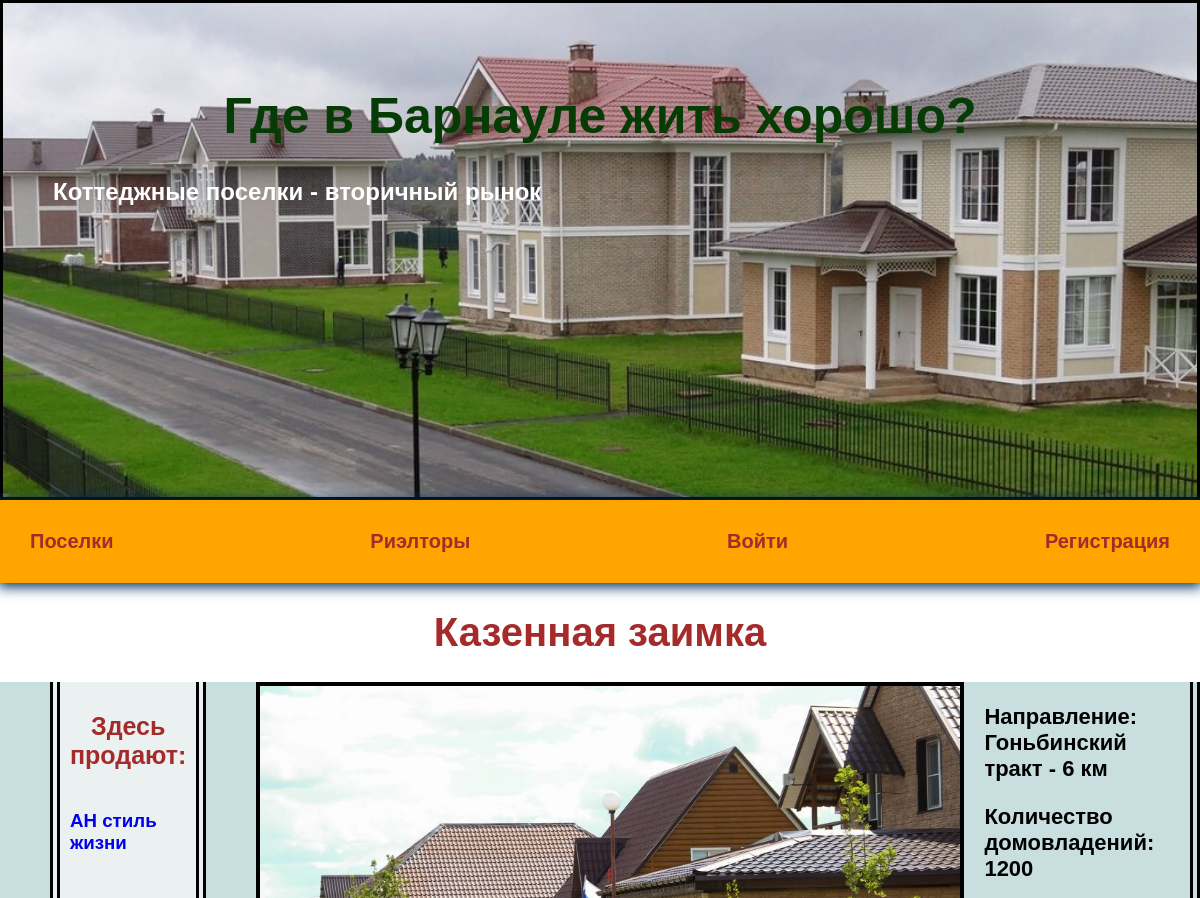
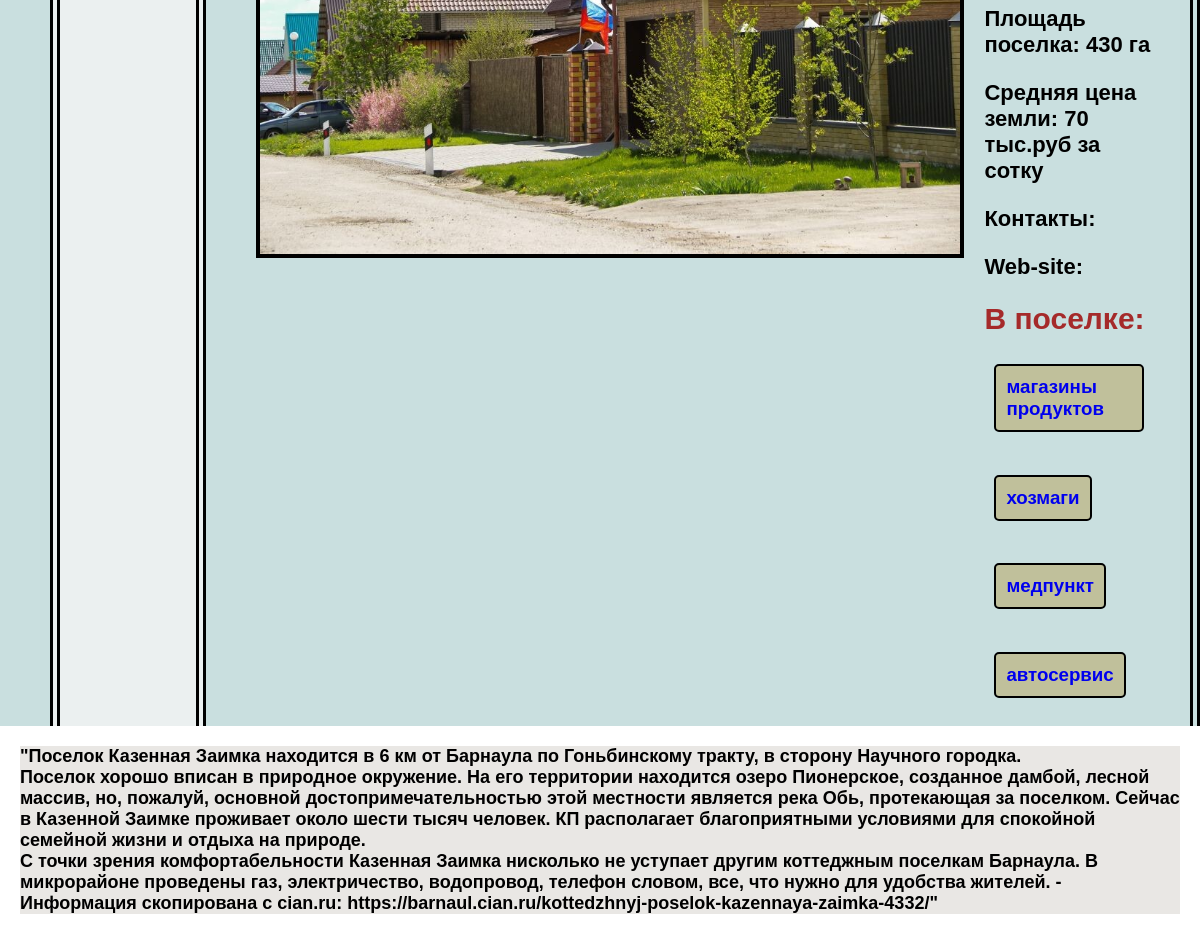
The app's page /village/12/ with its own data (2 pictures, top to bottom).
### villages/models.py (models this page shows, shortened)
class Village(models.Model):
    title = models.CharField(max_length=100)
    description = models.TextField()
    featured_image = models.ImageField(upload_to="villages", blank=True, default="default.jpg")
    direction = models.CharField(max_length=100)
    distance = models.IntegerField(default=0)
    quantity = models.IntegerField(default=0)
    square = models.IntegerField(default=0)
    land_price = models.IntegerField(default=0)
    contacts = models.CharField(max_length=200, blank=True)
    website = models.CharField(max_length=400, blank=True)
    vote_total = models.IntegerField(default=0)
    infrastructures = models.ManyToManyField('Infrastructure', blank=True)
    realtors = models.ManyToManyField(Realtor, blank=True)
    class Meta:
        ordering = ['title']
        verbose_name = 'посёлок'
        verbose_name_plural = "посёлки"

class Infrastructure(models.Model):
    name = models.CharField(max_length=200, blank=True)
    def __str__(self):
        return self.name
    class Meta:
        verbose_name = 'инфраструктуру'
        verbose_name_plural = 'инфраструктура'

### realtors/models.py (models this page shows, shortened)
class Cottage(models.Model):
    rlt = models.ForeignKey(Realtor, on_delete=models.CASCADE)
    village = models.CharField(max_length=100)
    adress = models.CharField(max_length=200)
    land_area = models.IntegerField(default=0)
    house_area = models.IntegerField(default=0)
    floors = models.IntegerField(default=1)
    walls = models.CharField(max_length=100)
    bedrooms = models.IntegerField(default=1)
    web_site = models.CharField(max_length=200, blank=True)
    price = models.IntegerField(default=0)
    def __str__(self):
        return self.adress
    class Meta:
        verbose_name = 'коттедж'
        verbose_name_plural = 'коттеджи'

class Realtor(models.Model):
    title = models.CharField(max_length=100)
    office_adress = models.CharField(max_length=200)
    description = models.TextField(blank=True)
    featured_image = models.ImageField(upload_to="realtors", blank=True, default="default.jpg")
    experience = models.IntegerField(default=0)
    contacts = models.CharField(max_length=200, blank=True)
    website = models.CharField(max_length=400, blank=True)
    whatsapp = models.CharField(max_length=100, blank=True)
    telegram = models.CharField(max_length=100, blank=True)
    class Meta:
        ordering = ['title']
        verbose_name = 'риелтор'
        verbose_name_plural = 'риелторы'

### villages/views.py (the view)
# urls.py: path('village/<str:pk>/', views.village, name="village"),
def village(request, pk):
    village.obj = Village.objects.get(id=pk)
    cottages = Cottage.objects.filter(village=village.obj.title)
    print(cottages)
    return render(request, 'villages/one_village.html', {'village': village.obj, 'cottages': cottages})

### villages/templates/villages/one_village.html
{% extends 'villages/base.html' %}
{% block content %}
<h1>{{ village.title }}</h1>
<div class="cards_one">
    <div class="cards_one_left">
        <h2>Здесь продают:</h2>
            <div class="realt">
                {% for realt in cottages %}
                <a href="{% url 'realtor' realt.rlt.id %}">
                    <h3>{{ realt.rlt.title }}</h3>
                </a>
                {% endfor %}
            </div>
    </div>
    <div class="cards_one_right">
        <div class="left">
            <img class="image_card_one" src="{{ village.featured_image.url }}" alt="image_card">
        </div>
        <div class="right">
            <p>Направление:<br>{{ village.direction }} - {{ village.distance }} км</p>
            <p>Количество домовладений: {{ village.quantity }}</p>
            <p>Площадь поселка: {{ village.square }} га</p>
            <p>Средняя цена земли: {{ village.land_price }} тыс.руб за сотку</p>
            <p>Контакты: {{ village.contacts }}</p>
            <p>Web-site: {{ village.website }}</p>
            <span>В поселке:</span>
                <div class="info">
                    {% for info in village.infrastructures.all %}
                    <a href="{% url 'villages' %}">
                    <h3>{{ info }}</h3>
                    </a>
                    {% endfor %}
                </div>
        </div>
    </div>
</div>
<div class="description">
<p>{{ village.description|linebreaks }}</p>
</div>
{% endblock %}

### realtors/static/css/style.css (style rules this page uses)
body { padding: 0; margin: 0; font-family: Arial, Helvetica, sans-serif; }
h1 { text-align: center; font-size: 40px; color: brown; }
h2 { color: white; }
a { text-decoration: none; }
.cards_one { padding: 0 50px; display: flex; border-right: 10px double black; background-color: rgb(201, 223, 223); }
.cards_one_left { width: 15%; padding: 10px; border-right: 10px double black; border-left: 10px double black; background-color: rgb(235, 240, 240); }
.cards_one_left h2 { margin-bottom: 40px; text-align: center; color: brown; font-size: 25px; }
.cards_one_right { padding: 0 50px; display: flex; }
.image_card_one { width: 700px; border: 4px solid black; margin-right: 20px; }
.right p { font-size: 22px; font-weight: bold; }
.info { display: flex; flex-wrap: wrap; margin: 10px; gap: 5px 10px; box-sizing: border-box; }
.info h3 { display: block; padding: 10px; border: 2px solid black; border-radius: 5px; background-color: rgb(192, 192, 155) }
.right span { font-size: 30px; font-weight: bold; color: brown; }
.description { display: block; margin: 20px; background-color:rgb(233, 231, 228); font-size: 18px; font-weight: bold; }

### records on screen
Village: title "Казенная заимка", featured_image (picture), direction "Гоньбинский тракт", distance "6", quantity "1200", square "430", land_price "70", description "\"Поселок Казенная Заимка находится в 6 км от Барнаула по Гоньбинскому тракту, в сторону Научного городка. Поселок хорошо вписан в природное окружение. На его территории находится озеро Пионерское, созданное дамбой, лесной массив, но, пожалуй, основной достопримечательностью этой местности является река Обь, протекающая за поселком. Сейчас в Казенной Заимке проживает около шести тысяч человек. КП располагает благоприятными условиями для спокойной семейной жизни и отдыха на природе. С точки зрения комфортабельности Казенная Заимка нисколько не уступает другим коттеджным поселкам Барнаула. В микрорайоне проведены газ, электричество, водопровод, телефон словом, все, что нужно для удобства…"
Cottage: rlt "АН стиль жизни"
Infrastructure: name "магазины продуктов"
Infrastructure: name "хозмаги"
Infrastructure: name "медпункт"
Infrastructure: name "автосервис"
